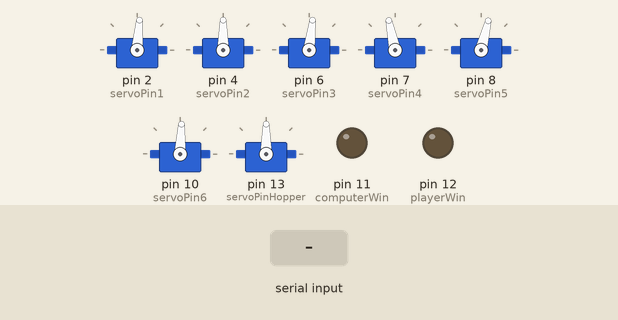
This sketch was run on a simulated Arduino Uno, built with avr-gcc and run on an emulated ATmega328P. Shown: 7 × servo, output pins drawn as LEDs (lit = HIGH). The inputs (shaded band) are chosen by the test bench.

Above: at 1.8 s.
1.9 s: "1\n" received over Serial
At 2.9 s:
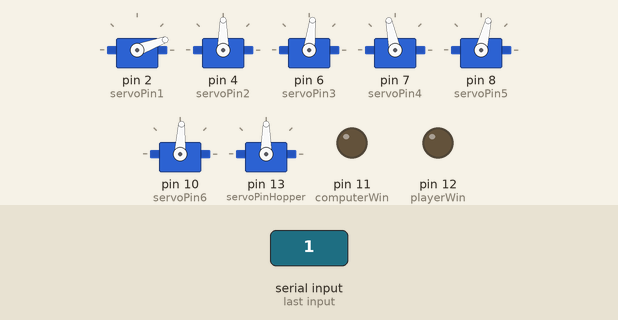
4.6 s: "2\n" received over Serial
At 5.6 s:
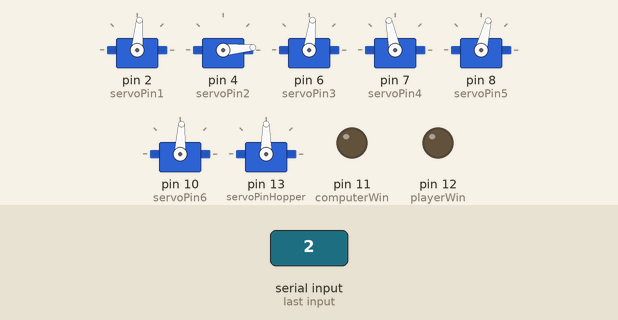
7.3 s: "3\n" received over Serial
At 7.9 s:
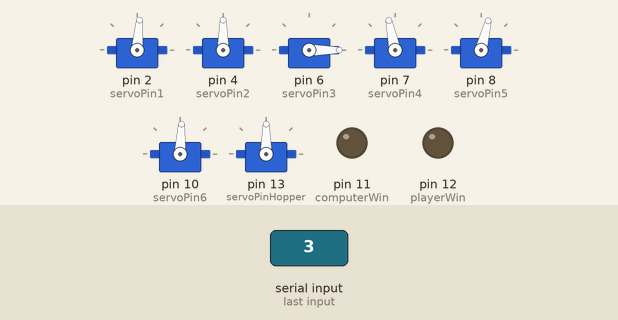
10.0 s: "4\n" received over Serial
At 10.9 s:
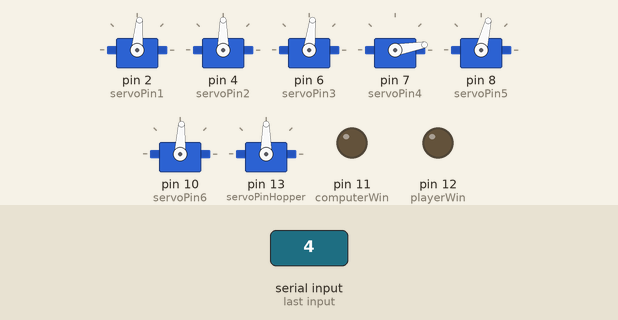
12.7 s: "5\n" received over Serial
At 13.7 s:
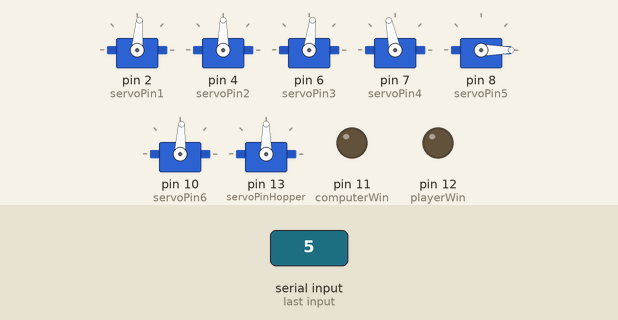
Timing chart, 0 to 15.7 s (numbered marks = the images above; inputs shaded):
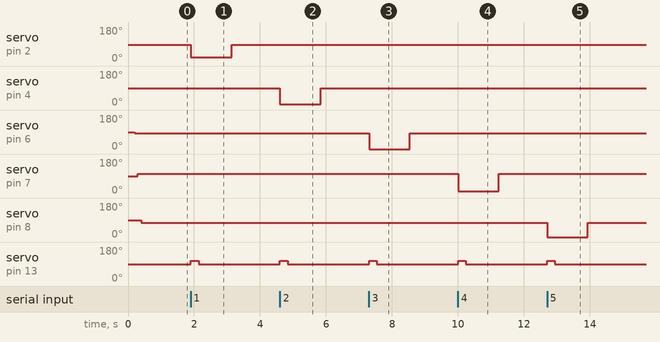

Measured:
- after the input at 1.9 s, servo on pin 2 (servoPin1): 85° → 20° at once, → 85° 1.2 s later; servo on pin 13 (servoPinHopper): 90° → 107° at once, → 90° 0.24 s later
- after the input at 4.6 s, servo on pin 4 (servoPin2): 90° → 5° at once, → 90° 1.2 s later; servo on pin 13 (servoPinHopper): 90° → 107° at once, → 90° 0.24 s later
- after the input at 7.3 s, servo on pin 6 (servoPin3): 83° → 0° at once, → 83° 1.2 s later; servo on pin 13 (servoPinHopper): 90° → 107° at once, → 90° 0.24 s later
- after the input at 10.0 s, servo on pin 7 (servoPin4): 102° → 10° at once, → 102° 1.2 s later; servo on pin 13 (servoPinHopper): 90° → 107° at once, → 90° 0.24 s later
- after the input at 12.7 s, servo on pin 8 (servoPin5): 76° → 0° at once, → 76° 1.2 s later; servo on pin 13 (servoPinHopper): 90° → 107° at once, → 90° 0.24 s later

The sketch:

Connect_Four_project.ino
```cpp
// Andrew Stekar
// Wed, June 15, 2022.

#include <Servo.h>

// declaring output pins
int servoPin1 = 2;
int servoPin2 = 4;
int servoPin3 = 6;
int servoPin4 = 7;
int servoPin5 = 8;
int servoPin6 = 10;
int servoPinHopper = 13;// the gate servo loads chips from above
int computerWin = 11;
int playerWin = 12;

// gate open / close states
int gateOpenStateOne = 20;
int gateCloseStateOne = 85;
int gateOpenStateTwo = 5;
int gateCloseStateTwo = 90;
int gateOpenStateThree = 0;
int gateCloseStateThree = 83;
int gateOpenStateFour = 10;
int gateCloseStateFour = 102;
int gateOpenStateFive = 0;
int gateCloseStateFive = 76;
int gateOpenStateSix = 7;
int gateCloseStateSix = 87;
int hopperOpenState = 107;
int hopperCloseState = 90;

// creating Servo objects
Servo servo1;
Servo servo2;
Servo servo3;
Servo servo4;
Servo servo5;
Servo servo6;
Servo servo7;
Servo servoHopper;

// opening the chip gates
void gateOpen(int servo) {
  switch (servo) {
    case 1:
      servo1.write(gateOpenStateOne);
      break;
    case 2:
      servo2.write(gateOpenStateTwo);
      break;
    case 3:
      servo3.write(gateOpenStateThree);
      break;
    case 4:
      servo4.write(gateOpenStateFour);
      break;
    case 5:
      servo5.write(gateOpenStateFive);
      break;
    case 6:
      servo6.write(gateOpenStateSix);
      break;
    case 7:
      break;
  }
}

// closing the chip gates
void gateClose(int servo) {
  switch (servo) {
    case 1:
      servo1.write(gateCloseStateOne);
      break;
    case 2:
      servo2.write(gateCloseStateTwo);
      break;
    case 3:
      servo3.write(gateCloseStateThree);
      break;
    case 4:
      servo4.write(gateCloseStateFour);
      break;
    case 5:
      servo5.write(gateCloseStateFive);
      break;
    case 6:
      servo6.write(gateCloseStateSix);
      break;
    case 7:
      break;
  }
}

// opening the hopper gate
void hopperOpen() {
  servoHopper.write(hopperOpenState);
}

// closing the hopper gate
void hopperClose() {
  servoHopper.write(hopperCloseState);
}

void setup() {

  Serial.begin(9600);// serial reader
  Serial.setTimeout(25);

  // attaching servo objects to ouptu pins
  servo1.attach(servoPin1);
  servo2.attach(servoPin2);
  servo3.attach(servoPin3);
  servo4.attach(servoPin4);
  servo5.attach(servoPin5);
  servo6.attach(servoPin6);
  servoHopper.attach(servoPinHopper);
  pinMode(computerWin, OUTPUT);
  pinMode(playerWin, OUTPUT);
  digitalWrite(computerWin, LOW);
  digitalWrite(playerWin, LOW);

  for (int i = 1; i < 7; i++) {// setting all gates to closed position
    gateClose(i);
    delay(100);
  }
  hopperClose();

}
void loop() {
  delay(10);
  int move = 0;// declaring variable
  if (Serial.available() > 0) {// searching serial port
    move = Serial.parseInt();
    if (move > 0 && move < 8) {
    gateOpen(move);
    hopperOpen();
    delay(235);
    hopperClose();
    delay(1000);
    gateClose(move);
    Serial.flush();
    }
    if (move == 8) {
      digitalWrite(computerWin, HIGH);
    }
    if (move == 9) {
      digitalWrite(playerWin, HIGH);
    }
  }


}
```
